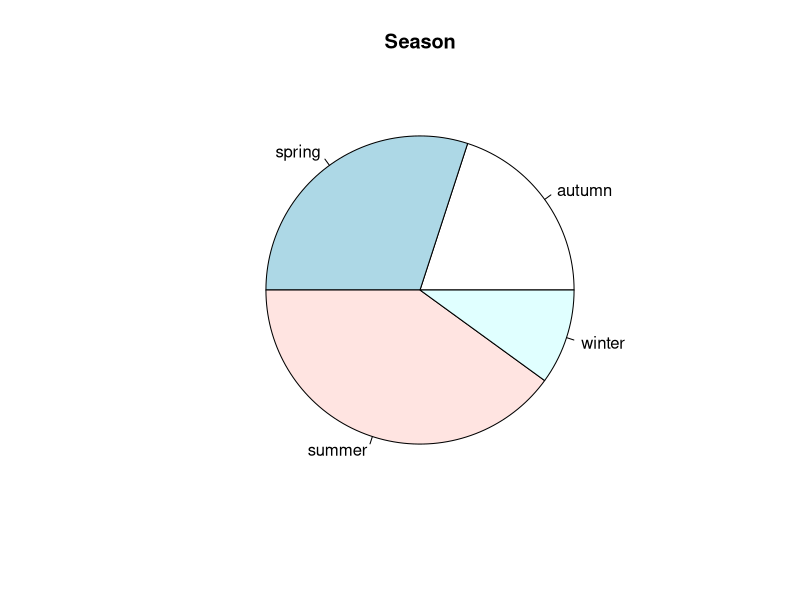
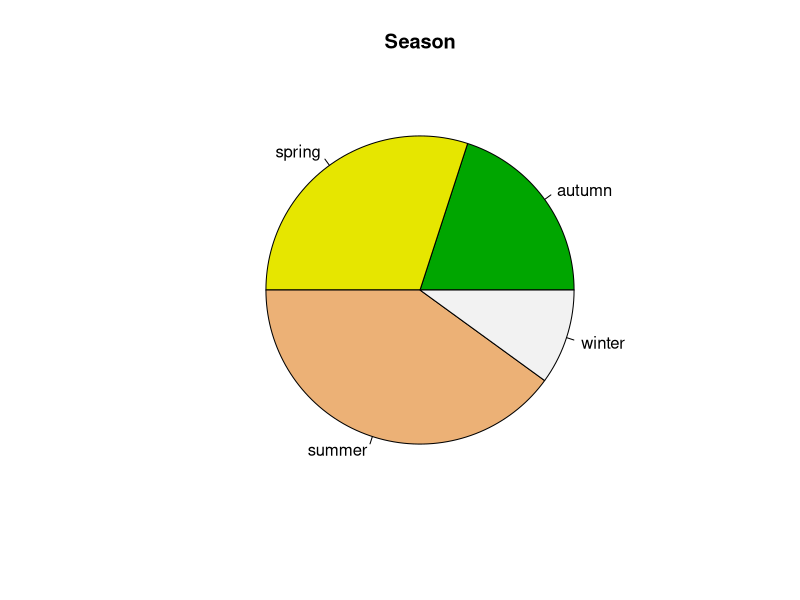

These figures' R source, in order: (Note: this script raises an error after producing the figures.)
#날짜 : 2021/06/29
#이름 : 김철학
#내용 : Ch05.데이터 시각화 - 파이차트 교재 p147

season <- c('winter', 'summer', 'spring', 'summer', 'summer',
            'autumn', 'autumn', 'summer', 'spring', 'spring')

season
ds <- table(season)
ds


pie(ds, main = 'Season')
pie(ds, main = 'Season', col = terrain.colors(4))

#교재 p148 실습 - 분기별 매출현황을 파이 차트로 시각화하기
par(mfrow=c(1,1))
pie(chart_data,labels=names(chart_data),col=rainbow(8),cex=1.2)
title("2018~2019년도 분기별 매출현황")
